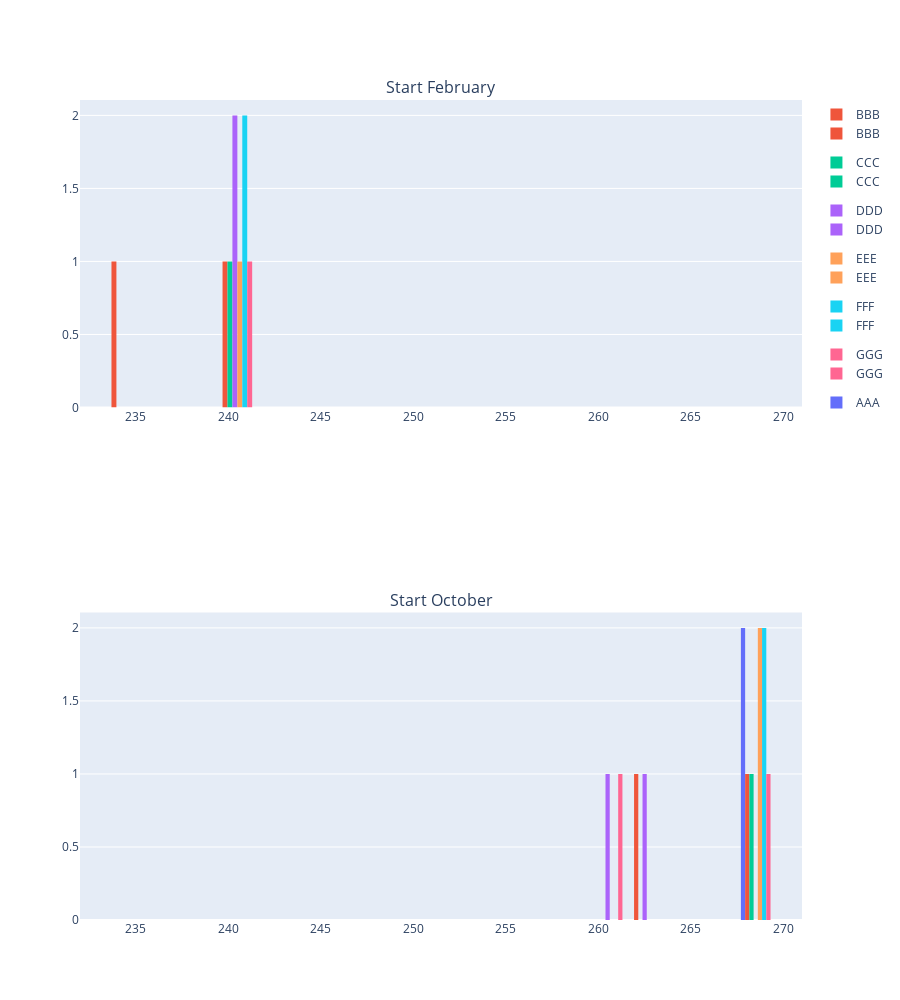

The notebook cell saved with this chart:
### Markdown cell above
->  Except for AAA, all courses seem to have quite a variable presentation length

### Code cell
# create interactive histogram for the relationship between presentation length and code_module per start_month

from plotly.subplots import make_subplots

# split df per start month
df = df_courses[df_courses['start_month'] == 'february']
df_oct = df_courses[df_courses['start_month'] == 'october']

# define order for uniform color use in legend
category_order = df_courses['code_module'].sort_values().unique()
color_sequence = px.colors.qualitative.Plotly

# create charts for February and October
fig_feb = px.histogram(df, x='module_presentation_length', color='code_module', nbins=30,
                       labels={'module_presentation_length': 'Course length (days)', 'code_module': 'Code Module'},
                       title='Distribution of Course Presentation Length by Code Module (start February)',
                       color_discrete_sequence=color_sequence,
                       category_orders={'code_module': category_order},)


fig_oct = px.histogram(df_oct, x='module_presentation_length', color='code_module', nbins=30,
                       labels={'module_presentation_length': 'Course length (days)', 'code_module': 'Code Module'},
                       title='Distribution of Course Presentation Length by Code Module (start October)',
                       color_discrete_sequence=color_sequence,
                       category_orders={'code_module': category_order})

# create subplot and add figures
fig = make_subplots(rows=2, cols=1, subplot_titles=('Start February', 'Start October'),
                    horizontal_spacing=0.1)

for trace in fig_feb.data:
    fig.add_trace(trace, row=1, col=1)

for trace in fig_oct.data:
    fig.add_trace(trace, row=2, col=1)

# set fixed x axis limits for easy comparison
xmin = min(df_courses['module_presentation_length'])-2
xmax = max(df_courses['module_presentation_length'])+2
fig.update_xaxes(range=[xmin, xmax], row=1, col=1)
fig.update_xaxes(range=[xmin, xmax], row=2, col=1)

fig.update_layout(
    showlegend=True,
    height=1000
)

### Figure 1 — Plotly figure (JSON) as saved in the notebook; plotly's stock layout.template omitted (floating-point values rounded to 4 significant figures)
{"data": [{"alignmentgroup": "True", "bingroup": "x", "hovertemplate": "Code Module=BBB<br>Course length (days)=%{x}<br>count=%{y}<extra></extra>", "legendgroup": "BBB", "marker": {"color": "#EF553B", "pattern": {"shape": ""}}, "name": "BBB", "nbinsx": 30, "offsetgroup": "BBB", "orientation": "v", "showlegend": true, "type": "histogram", "x": [240, 234], "xaxis": "x", "yaxis": "y"}, {"alignmentgroup": "True", "bingroup": "x", "hovertemplate": "Code Module=CCC<br>Course length (days)=%{x}<br>count=%{y}<extra></extra>", "legendgroup": "CCC", "marker": {"color": "#00CC96", "pattern": {"shape": ""}}, "name": "CCC", "nbinsx": 30, "offsetgroup": "CCC", "orientation": "v", "showlegend": true, "type": "histogram", "x": [241], "xaxis": "x", "yaxis": "y"}, {"alignmentgroup": "True", "bingroup": "x", "hovertemplate": "Code Module=DDD<br>Course length (days)=%{x}<br>count=%{y}<extra></extra>", "legendgroup": "DDD", "marker": {"color": "#AB63FA", "pattern": {"shape": ""}}, "name": "DDD", "nbinsx": 30, "offsetgroup": "DDD", "orientation": "v", "showlegend": true, "type": "histogram", "x": [240, 241], "xaxis": "x", "yaxis": "y"}, {"alignmentgroup": "True", "bingroup": "x", "hovertemplate": "Code Module=EEE<br>Course length (days)=%{x}<br>count=%{y}<extra></extra>", "legendgroup": "EEE", "marker": {"color": "#FFA15A", "pattern": {"shape": ""}}, "name": "EEE", "nbinsx": 30, "offsetgroup": "EEE", "orientation": "v", "showlegend": true, "type": "histogram", "x": [241], "xaxis": "x", "yaxis": "y"}, {"alignmentgroup": "True", "bingroup": "x", "hovertemplate": "Code Module=FFF<br>Course length (days)=%{x}<br>count=%{y}<extra></extra>", "legendgroup": "FFF", "marker": {"color": "#19D3F3", "pattern": {"shape": ""}}, "name": "FFF", "nbinsx": 30, "offsetgroup": "FFF", "orientation": "v", "showlegend": true, "type": "histogram", "x": [240, 241], "xaxis": "x", "yaxis": "y"}, {"alignmentgroup": "True", "bingroup": "x", "hovertemplate": "Code Module=GGG<br>Course length (days)=%{x}<br>count=%{y}<extra></extra>", "legendgroup": "GGG", "marker": {"color": "#FF6692", "pattern": {"shape": ""}}, "name": "GGG", "nbinsx": 30, "offsetgroup": "GGG", "orientation": "v", "showlegend": true, "type": "histogram", "x": [241], "xaxis": "x", "yaxis": "y"}, {"alignmentgroup": "True", "bingroup": "x", "hovertemplate": "Code Module=AAA<br>Course length (days)=%{x}<br>count=%{y}<extra></extra>", "legendgroup": "AAA", "marker": {"color": "#636EFA", "pattern": {"shape": ""}}, "name": "AAA", "nbinsx": 30, "offsetgroup": "AAA", "orientation": "v", "showlegend": true, "type": "histogram", "x": [268, 269], "xaxis": "x2", "yaxis": "y2"}, {"alignmentgroup": "True", "bingroup": "x", "hovertemplate": "Code Module=BBB<br>Course length (days)=%{x}<br>count=%{y}<extra></extra>", "legendgroup": "BBB", "marker": {"color": "#EF553B", "pattern": {"shape": ""}}, "name": "BBB", "nbinsx": 30, "offsetgroup": "BBB", "orientation": "v", "showlegend": true, "type": "histogram", "x": [268, 262], "xaxis": "x2", "yaxis": "y2"}, {"alignmentgroup": "True", "bingroup": "x", "hovertemplate": "Code Module=CCC<br>Course length (days)=%{x}<br>count=%{y}<extra></extra>", "legendgroup": "CCC", "marker": {"color": "#00CC96", "pattern": {"shape": ""}}, "name": "CCC", "nbinsx": 30, "offsetgroup": "CCC", "orientation": "v", "showlegend": true, "type": "histogram", "x": [269], "xaxis": "x2", "yaxis": "y2"}, {"alignmentgroup": "True", "bingroup": "x", "hovertemplate": "Code Module=DDD<br>Course length (days)=%{x}<br>count=%{y}<extra></extra>", "legendgroup": "DDD", "marker": {"color": "#AB63FA", "pattern": {"shape": ""}}, "name": "DDD", "nbinsx": 30, "offsetgroup": "DDD", "orientation": "v", "showlegend": true, "type": "histogram", "x": [261, 262], "xaxis": "x2", "yaxis": "y2"}, {"alignmentgroup": "True", "bingroup": "x", "hovertemplate": "Code Module=EEE<br>Course length (days)=%{x}<br>count=%{y}<extra></extra>", "legendgroup": "EEE", "marker": {"color": "#FFA15A", "pattern": {"shape": ""}}, "name": "EEE", "nbinsx": 30, "offsetgroup": "EEE", "orientation": "v", "showlegend": true, "type": "histogram", "x": [268, 269], "xaxis": "x2", "yaxis": "y2"}, {"alignmentgroup": "True", "bingroup": "x", "hovertemplate": "Code Module=FFF<br>Course length (days)=%{x}<br>count=%{y}<extra></extra>", "legendgroup": "FFF", "marker": {"color": "#19D3F3", "pattern": {"shape": ""}}, "name": "FFF", "nbinsx": 30, "offsetgroup": "FFF", "orientation": "v", "showlegend": true, "type": "histogram", "x": [268, 269], "xaxis": "x2", "yaxis": "y2"}, {"alignmentgroup": "True", "bingroup": "x", "hovertemplate": "Code Module=GGG<br>Course length (days)=%{x}<br>count=%{y}<extra></extra>", "legendgroup": "GGG", "marker": {"color": "#FF6692", "pattern": {"shape": ""}}, "name": "GGG", "nbinsx": 30, "offsetgroup": "GGG", "orientation": "v", "showlegend": true, "type": "histogram", "x": [261, 269], "xaxis": "x2", "yaxis": "y2"}], "layout": {"annotations": [{"font": {"size": 16}, "showarrow": false, "text": "Start February", "x": 0.5, "xanchor": "center", "xref": "paper", "y": 1, "yanchor": "bottom", "yref": "paper"}, {"font": {"size": 16}, "showarrow": false, "text": "Start October", "x": 0.5, "xanchor": "center", "xref": "paper", "y": 0.375, "yanchor": "bottom", "yref": "paper"}], "height": 1000, "showlegend": true, "xaxis": {"anchor": "y", "domain": [0, 1], "range": [232, 271]}, "xaxis2": {"anchor": "y2", "domain": [0, 1], "range": [232, 271]}, "yaxis": {"anchor": "x", "domain": [0.625, 1]}, "yaxis2": {"anchor": "x2", "domain": [0, 0.375]}}}
